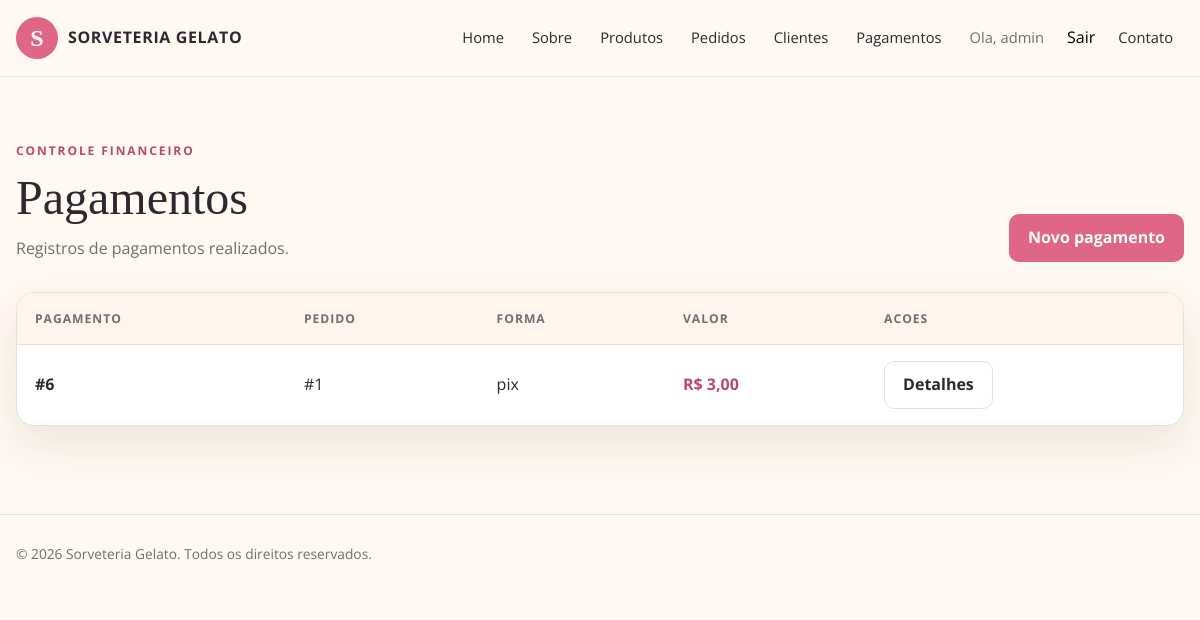
The app's page /pagamentos/ (signed in) with its own data.
### pagamentos/models.py (models this page shows, shortened)
class Pagamento(models.Model):
    pedido = models.ForeignKey('pedidos.Pedidos', on_delete=models.CASCADE, related_name='pagamentos')
    forma_pagamento = models.CharField(max_length=50)
    valor_total = models.DecimalField(max_digits=10, decimal_places=2)

### pedidos/models.py (models this page shows, shortened)
class Pedidos(models.Model):
    fk_pessoa = models.ForeignKey(
        'pessoa.Pessoa',
        on_delete=models.CASCADE,
        related_name='pedidos'
    )
    status = models.CharField(max_length=50)
    data_pedido = models.DateField()

### pagamentos/views.py (the view)
# urls.py: path('', views.listar_pagamentos, name='lista_pagamentos'),
@login_required
@permission_required('pagamentos.view_pagamento', raise_exception=True)
def listar_pagamentos(request):
    pagamentos = Pagamento.objects.all()
    return render(request, 'pagamentos/lista_pagamentos.html', {
        'pagamentos': pagamentos
    })

### templates/pagamentos/lista_pagamentos.html (shortened to what this page needs)
{% extends 'base.html' %}
{% block content %}<main class="page-shell"><div class="container"><div class="page-heading"><div><span class="section-kicker">Controle financeiro</span><h1>Pagamentos</h1><p>Registros de pagamentos realizados.</p></div><a href="{% url 'criar_pagamento' %}" class="btn-app">Novo pagamento</a></div><section class="table-card"><table class="app-table"><thead><tr><th>Pagamento</th><th>Pedido</th><th>Forma</th><th>Valor</th><th>Acoes</th></tr></thead><tbody>{% for pagamento in pagamentos %}<tr><td data-label="Pagamento"><strong>#{{ pagamento.id }}</strong></td><td data-label="Pedido">#{{ pagamento.pedido.id }}</td><td data-label="Forma">{{ pagamento.forma_pagamento }}</td><td data-label="Valor" class="price">R$ {{ pagamento.valor_total }}</td><td data-label="Acoes"><a href="{% url 'detalhe_pagamento' pagamento.pk %}" class="btn-app-secondary">Detalhes</a></td></tr>{% empty %}<tr><td colspan="5">Nenhum pagamento registrado.</td></tr>{% endfor %}</tbody></table></section></div></main>{% endblock %}

### templates/base.html (shortened to what this page needs)
{% load static %}
<!DOCTYPE html>
<html lang="pt-br">
<head>
    <link rel="stylesheet" href="{% static 'css/app.css' %}">
</head>
<body class="site-body">
    <header class="site-header">
        <div class="container site-nav">
            <a class="brand" href="{% url 'home' %}">
                <span class="brand-mark">S</span>
                <span class="brand-name">SORVETERIA GELATO</span>
            </a>
            <nav id="site-navigation" class="nav-links" aria-label="Navegacao principal">
                <a href="{% url 'home' %}">Home</a>
                <a href="{% url 'about' %}">Sobre</a>
                <a href="{% url 'lista_produtos' %}">Produtos</a>
                {% if user.is_authenticated %}
                    {% if perms.pedidos.change_pedidos %}
                        <a href="{% url 'lista_pedidos' %}">Pedidos</a>
                    {% else %}
                        <a href="{% url 'criar_pedido' %}">Pedidos</a>
                    {% endif %}
                    {% if perms.pessoa.view_pessoa %}<a href="{% url 'lista_pessoas' %}">Clientes</a>{% endif %}
                    {% if perms.pagamentos.view_pagamento %}<a href="{% url 'lista_pagamentos' %}">Pagamentos</a>{% endif %}
                    <span class="nav-user">Ola, {{ user.username }}</span>
                    <form method="post" action="{% url 'logout' %}">
                        <button type="submit" class="nav-logout">Sair</button>
                    </form>
                {% else %}
                    <a href="{% url 'login' %}">Entrar</a>
                {% endif %}
                <a href="{% url 'contact' %}">Contato</a>
            </nav>
        </div>
    </header>
    {% block content %}
    {% endblock %}
    <footer class="site-footer">
        <div class="container">
            <p>© {% now "Y" %} Sorveteria Gelato. Todos os direitos reservados.</p>
        </div>
    </footer>
</body>
</html>

### static/css/app.css (style rules this page uses)
:root { --ink: #2f2730; --muted: #756b73; --cream: #fff9f1; --paper: #ffffff; --rose: #df6684; --rose-dark: #b94967; --peach: #f7c6a4; --mint: #d9efe5; --line: #eadfd8; --shadow: 0 18px 45px rgba(77, 45, 39, 0.1); --radius: 18px; --max-width: 1180px; }
*, *::before, *::after { box-sizing: border-box; }
html { min-width: 320px; scroll-behavior: smooth; }
body.site-body { margin: 0; color: var(--ink); background: var(--cream); font-family: "Open Sans", "Segoe UI", sans-serif; line-height: 1.6; }
a { color: var(--rose-dark); text-decoration: none; }
button, input, textarea, select { font: inherit; }
.container { width: min(100% - 32px, var(--max-width)); margin-inline: auto; }
.site-header { position: sticky; top: 0; z-index: 20; background: rgba(255, 249, 241, 0.94); border-bottom: 1px solid rgba(234, 223, 216, 0.9); backdrop-filter: blur(14px); }
.site-nav { min-height: 76px; display: flex; align-items: center; justify-content: space-between; gap: 24px; }
.brand { display: inline-flex; align-items: center; gap: 10px; color: var(--ink); font-weight: 700; }
.brand-mark { display: grid; place-items: center; width: 42px; height: 42px; border-radius: 50%; background: var(--rose); color: #fff; font-family: Georgia, serif; font-size: 24px; }
.brand-name { letter-spacing: .04em; }
.nav-links { display: flex; align-items: center; justify-content: flex-end; gap: 6px; list-style: none; margin: 0; padding: 0; }
.nav-links a, .nav-links .nav-user { display: inline-flex; align-items: center; min-height: 40px; padding: 7px 11px; border-radius: 9px; color: var(--ink); font-size: .92rem; }
.nav-links .nav-user { color: var(--muted); }
.nav-links form { margin: 0; }
.nav-links .nav-logout { border: 0; background: transparent; cursor: pointer; }
.page-shell { padding: 64px 0 88px; }
.eyebrow, .section-kicker { display: block; margin: 0 0 12px; color: var(--rose-dark); font-size: .75rem; font-weight: 700; letter-spacing: .16em; text-transform: uppercase; }
.btn-app, .btn-app-secondary { display: inline-flex; align-items: center; justify-content: center; min-height: 44px; padding: 10px 18px; border: 1px solid transparent; border-radius: 10px; font-weight: 700; cursor: pointer; }
.btn-app { background: var(--rose); color: #fff; }
.btn-app-secondary { background: #fff; border-color: var(--line); color: var(--ink); }
.section-heading h1, .section-heading h2, .page-heading h1 { margin: 0; font-family: Georgia, "Times New Roman", serif; font-weight: 400; font-size: clamp(2rem, 4vw, 3.5rem); line-height: 1.08; }
.section-heading p, .page-heading p { margin: 12px 0 0; color: var(--muted); }
.feature-card, .service-card, .content-card, .table-card, .form-card, .detail-card { background: var(--paper); border: 1px solid var(--line); border-radius: var(--radius); box-shadow: var(--shadow); }
.page-heading { display: flex; justify-content: space-between; align-items: end; gap: 24px; margin-bottom: 30px; }
.table-card { overflow: hidden; }
.app-table { width: 100%; border-collapse: collapse; }
.app-table th, .app-table td { padding: 16px 18px; border-bottom: 1px solid var(--line); text-align: left; vertical-align: middle; }
.app-table th { background: #fff5ed; color: var(--muted); font-size: .76rem; letter-spacing: .08em; text-transform: uppercase; }
.app-table tr:last-child td { border-bottom: 0; }
.price { color: var(--rose-dark); font-weight: 700; white-space: nowrap; }
.site-footer { padding: 28px 0; border-top: 1px solid var(--line); color: var(--muted); font-size: .86rem; }
.site-footer p { margin: 0; }

### records on screen
Pagamento: id "6", pedido.id "1", forma_pagamento "pix", valor_total "3,00"

### other values on screen
{{ user.username }} "admin"
